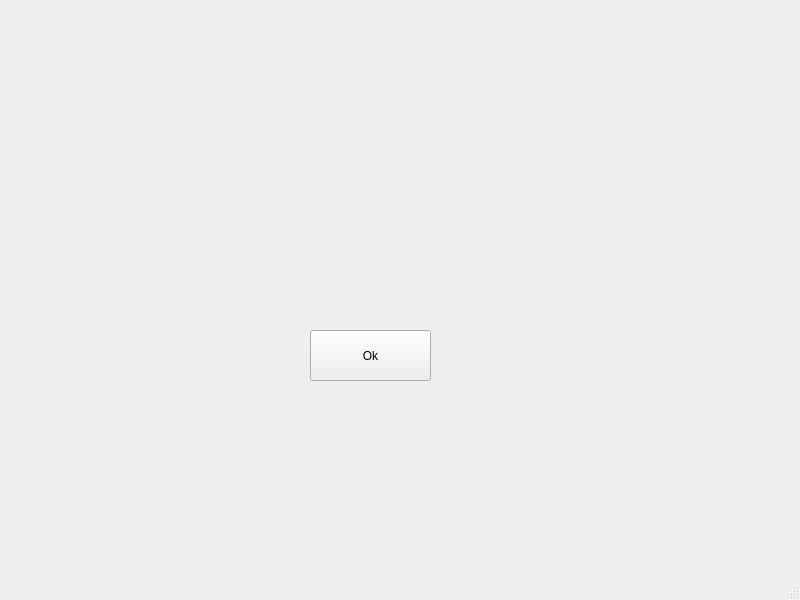
<?xml version="1.0" encoding="UTF-8"?>
<ui version="4.0">
 <class>MainWindow</class>
 <widget class="QMainWindow" name="MainWindow">
  <property name="geometry">
   <rect>
    <x>0</x>
    <y>0</y>
    <width>800</width>
    <height>600</height>
   </rect>
  </property>
  <property name="windowTitle">
   <string>MainWindow</string>
  </property>
  <widget class="QWidget" name="centralwidget">
   <widget class="QPushButton" name="pushButton">
    <property name="geometry">
     <rect>
      <x>310</x>
      <y>330</y>
      <width>121</width>
      <height>51</height>
     </rect>
    </property>
    <property name="text">
     <string>Ok</string>
    </property>
   </widget>
  </widget>
  <widget class="QMenuBar" name="menubar">
   <property name="geometry">
    <rect>
     <x>0</x>
     <y>0</y>
     <width>800</width>
     <height>21</height>
    </rect>
   </property>
  </widget>
  <widget class="QStatusBar" name="statusbar"/>
 </widget>
 <resources/>
 <connections/>
</ui>
